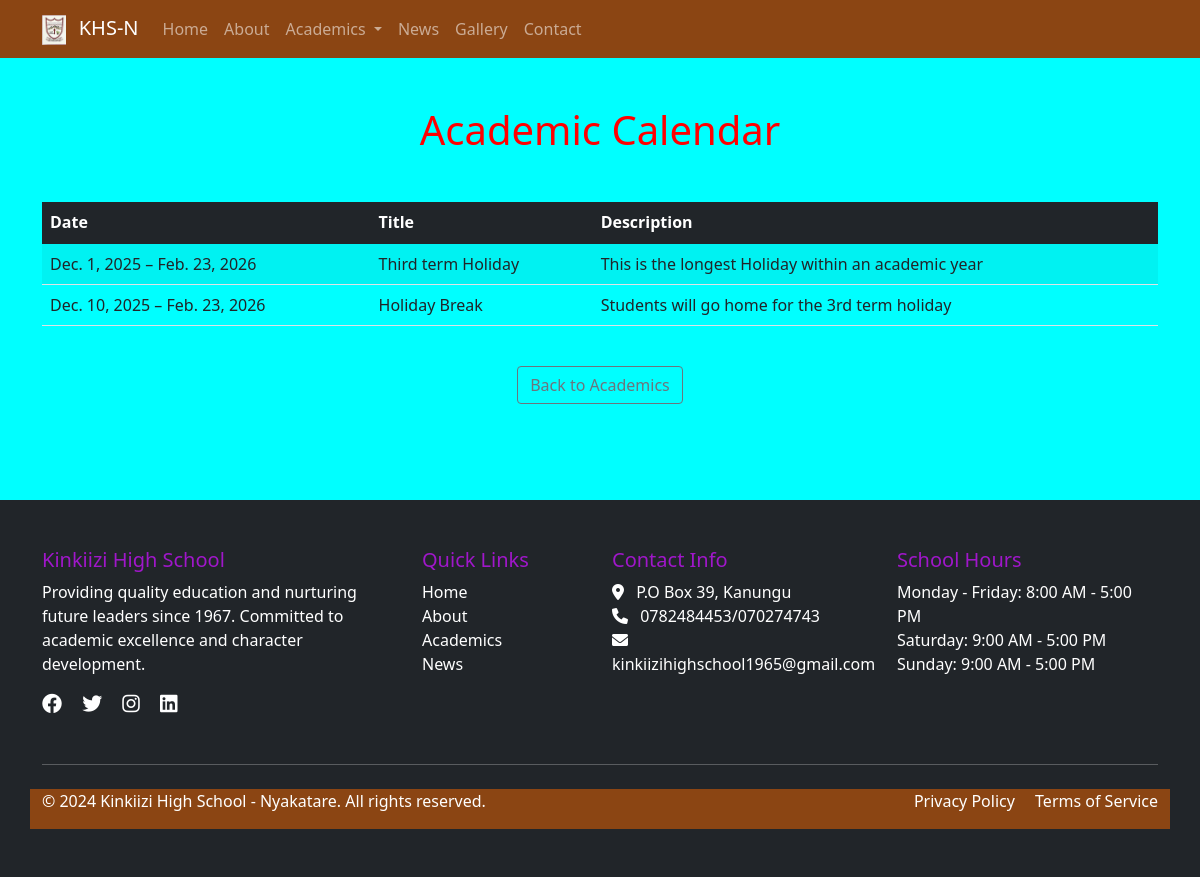
Page /academics/calendar/ on the committed database.
### apps/academics/models.py (models this page shows, shortened)
class AcademicCalendar(models.Model):
    title = models.CharField(max_length=200)
    description = models.TextField(blank=True)
    start_date = models.DateField()
    end_date = models.DateField()
    event_type = models.CharField(max_length=50, choices=[
        ('holiday', 'Holiday'),
        ('exam', 'Examination'),
        ('event', 'School Event'),
        ('break', 'School Break'),
    ])
    class Meta:
        ordering = ['start_date']

### apps/contact/models.py (models this page shows, shortened)
class SiteSettings(models.Model):
    school_description = models.TextField(
        help_text="Description displayed in the footer"
    )
    facebook_url = models.URLField(blank=True, null=True, help_text="Facebook page URL")
    twitter_url = models.URLField(blank=True, null=True, help_text="Twitter profile URL")
    instagram_url = models.URLField(blank=True, null=True, help_text="Instagram profile URL")
    linkedin_url = models.URLField(blank=True, null=True, help_text="LinkedIn page URL")
    school_hours_weekdays = models.CharField(
        max_length=100,
        default="Monday - Friday: 8:00 AM - 3:00 PM",
        help_text="Weekday hours (e.g., Monday - Friday: 8:00 AM - 3:00 PM)"
    )
    school_hours_saturday = models.CharField(
        max_length=100,
        default="Saturday: 9:00 AM - 12:00 PM",
        help_text="Saturday hours"
    )
    school_hours_sunday = models.CharField(
        max_length=100,
        default="Sunday: Closed",
        help_text="Sunday hours"
    )
    copyright_text = models.CharField(
        max_length=200,
        default="© 2024 Our School. All rights reserved.",
        help_text="Copyright text displayed in footer"
    )
    privacy_policy_url = models.URLField(blank=True, null=True, help_text="Privacy Policy page URL")
    terms_of_service_url = models.URLField(blank=True, null=True, help_text="Terms of Service page URL")
    updated_at = models.DateTimeField(auto_now=True)
    class Meta:
        verbose_name_plural = "Site Settings"

class ContactInfo(models.Model):
    school_name = models.CharField(max_length=200)
    address = models.TextField()
    phone = models.CharField(max_length=20)
    email = models.EmailField()
    map_embed_code = models.TextField(help_text="Embed code for Google Maps")
    updated_at = models.DateTimeField(auto_now=True)
    class Meta:
        verbose_name_plural = "Contact Information"

### apps/academics/views.py (the view)
# urls.py: path('calendar/', CalendarView.as_view(), name='calendar'),
class CalendarView(ListView):
    model = AcademicCalendar
    template_name = 'academics/calendar.html'
    context_object_name = 'events'

### apps/contact/context_processors.py (called while the page is built)
def site_context(request):
    return {
        'contact_info': ContactInfo.objects.first(),
        'site_settings': SiteSettings.objects.first(),
    }

### templates/academics/calendar.html (shortened to what this page needs)
{% extends "base.html" %}
{% block content %}
<div class="container py-5">
    <h1 class="text-center mb-5">Academic Calendar</h1>
    {% if events %}
        <div class="table-responsive">
            <table class="table table-striped align-middle">
                <thead class="table-dark">
                    <tr>
                        <th scope="col">Date</th>
                        <th scope="col">Title</th>
                        <th scope="col">Description</th>
                    </tr>
                </thead>
                <tbody>
                    {% for event in events %}
                        <tr>
                            <td>
                                {{ event.start_date }}{% if event.end_date %} – {{ event.end_date }}{% endif %}
                            </td>
                            <td>{{ event.title }}</td>
                            <td>
                                {% if event.description %}
                                    {{ event.description }}
                                {% else %}
                                    <span class="text-muted">No description provided</span>
                                {% endif %}
                            </td>
                        </tr>
                    {% endfor %}
                </tbody>
            </table>
        </div>
    {% else %}
        <div class="alert alert-info text-center">
            No calendar events are available at the moment. Please check back later.
        </div>
    {% endif %}
    <div class="text-center mt-4">
        <a href="{% url 'academics' %}" class="btn btn-outline-secondary">Back to Academics</a>
    </div>
</div>
{% endblock %}

### templates/partials/_footer.html (shortened to what this page needs)
<footer class="bg-dark text-white py-5 mt-5">
    <div class="container">
        <div class="row">
            <div class="col-lg-4 mb-4">
                <h5>Kinkiizi High School</h5>
                {% if site_settings and site_settings.school_description %}
                    <p>{{ site_settings.school_description }}</p>
                {% else %}
                    <p>Providing quality education and nurturing future leaders since 1990. Committed to academic excellence and character development.</p>
                {% endif %}
                <div class="social-links">
                    {% if site_settings %}
                        {% if site_settings.facebook_url %}
                            <a href="{{ site_settings.facebook_url }}" class="text-white me-3" target="_blank" rel="noopener noreferrer"><i class="fab fa-facebook fa-lg"></i></a>
                        {% endif %}
                        {% if site_settings.twitter_url %}
                            <a href="{{ site_settings.twitter_url }}" class="text-white me-3" target="_blank" rel="noopener noreferrer"><i class="fab fa-twitter fa-lg"></i></a>
                        {% endif %}
                        {% if site_settings.instagram_url %}
                            <a href="{{ site_settings.instagram_url }}" class="text-white me-3" target="_blank" rel="noopener noreferrer"><i class="fab fa-instagram fa-lg"></i></a>
                        {% endif %}
                        {% if site_settings.linkedin_url %}
                            <a href="{{ site_settings.linkedin_url }}" class="text-white" target="_blank" rel="noopener noreferrer"><i class="fab fa-linkedin fa-lg"></i></a>
                        {% endif %}
                    {% endif %}
                </div>
            </div>
            <div class="col-lg-2 mb-4">
                <h5>Quick Links</h5>
                <ul class="list-unstyled">
                    <li><a href="{% url 'home' %}" class="text-white text-decoration-none">Home</a></li>
                    <li><a href="{% url 'about' %}" class="text-white text-decoration-none">About</a></li>
                    <li><a href="{% url 'academics' %}" class="text-white text-decoration-none">Academics</a></li>
                    <li><a href="{% url 'news_list' %}" class="text-white text-decoration-none">News</a></li>
                </ul>
            </div>
            <div class="col-lg-3 mb-4">
                <h5>Contact Info</h5>
                <ul class="list-unstyled">
                    {% if contact_info %}
                        <li><i class="fas fa-map-marker-alt me-2"></i> {{ contact_info.address|linebreaksbr }}</li>
                        <li><i class="fas fa-phone me-2"></i> {{ contact_info.phone }}</li>
                        <li><i class="fas fa-envelope me-2"></i> {{ contact_info.email }}</li>
                    {% else %}
                        <li><i class="fas fa-map-marker-alt me-2"></i> 123 School Street, City</li>
                        <li><i class="fas fa-phone me-2"></i> (123) 456-7890</li>
                        <li><i class="fas fa-envelope me-2"></i> info@ourschool.edu</li>
                    {% endif %}
                </ul>
            </div>
            <div class="col-lg-3 mb-4">
                <h5>School Hours</h5>
                <ul class="list-unstyled">
                    {% if site_settings %}
                        <li>{{ site_settings.school_hours_weekdays }}</li>
                        <li>{{ site_settings.school_hours_saturday }}</li>
                        <li>{{ site_settings.school_hours_sunday }}</li>
                    {% else %}
                        <li>Monday - Friday: 8:00 AM - 3:00 PM</li>
                        <li>Saturday: 9:00 AM - 12:00 PM</li>
                        <li>Sunday: Closed</li>
                    {% endif %}
                </ul>
            </div>
        </div>
        <hr class="my-4">
        <div class="row">
            <div class="col-md-6" style="background-color: #8B4513;">
                <p>{% if site_settings %}{{ site_settings.copyright_text }}{% else %}&copy; 2024 Our School. All rights reserved.{% endif %}</p>
            </div>
            <div class="col-md-6 text-md-end" style="background-color: #8B4513;" >
                {% if site_settings %}
                    {% if site_settings.privacy_policy_url %}
                        <a href="{{ site_settings.privacy_policy_url }}" class="text-white text-decoration-none me-3">Privacy Policy</a>
                    {% endif %}
                    {% if site_settings.terms_of_service_url %}
                        <a href="{{ site_settings.terms_of_service_url }}" class="text-white text-decoration-none">Terms of Service</a>
                    {% endif %}
                {% else %}
                    <a href="#" class="text-white text-decoration-none me-3">Privacy Policy</a>
                    <a href="#" class="text-white text-decoration-none">Terms of Service</a>
                {% endif %}
            </div>
        </div>
    </div>
</footer>

### templates/academics/calendar.html (style rules this page uses)
body { background-color: cyan; }
h1 { color: red; }

### templates/partials/_footer.html (style rules this page uses)
h5 { color: rgb(160, 23, 202); }

### rows in the picture
AcademicCalendar: start_date "Dec. 1, 2025", end_date "Feb. 23, 2026", title "Third term Holiday", description "This is the longest Holiday within an academic year"
AcademicCalendar: start_date "Dec. 10, 2025", end_date "Feb. 23, 2026", title "Holiday Break", description "Students will go home for the 3rd term holiday"
SiteSettings: school_description "Providing quality education and nurturing future leaders since 1967. Committed to academic excellence and character development.", school_hours_weekdays "Monday - Friday: 8:00 AM - 5:00 PM", school_hours_saturday "Saturday: 9:00 AM - 5:00 PM", school_hours_sunday "Sunday: 9:00 AM - 5:00 PM", copyright_text "© 2024 Kinkiizi High School - Nyakatare. All rights reserved."
ContactInfo: address "P.O Box 39, Kanungu", phone "0782484453/070274743", email "kinkiizihighschool1965@gmail.com"
